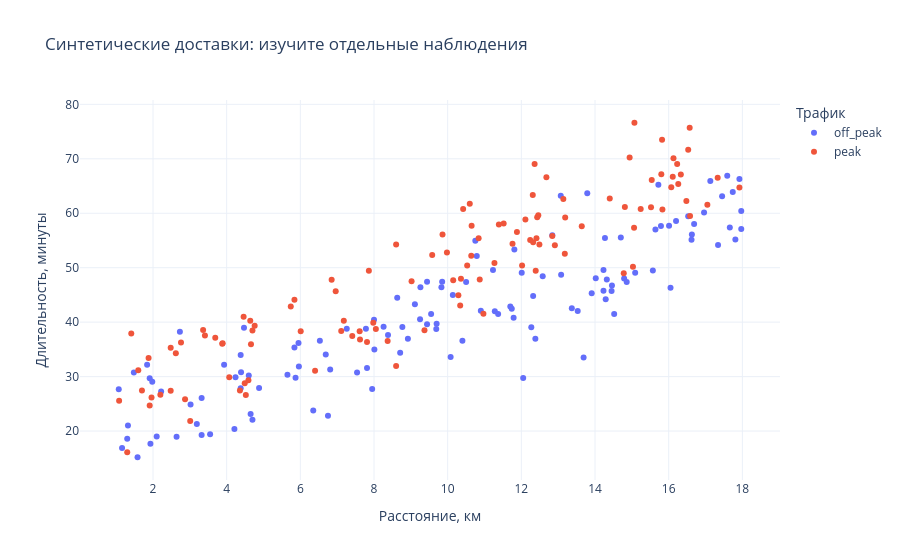

Here is the notebook cell this chart was saved with:
### Markdown cell above
## 4. Plotly: интерактивное исследование тех же данных

        Наведите курсор, чтобы увидеть ID, погоду и нагрузку. Легенда позволяет скрывать группы;
        двойной щелчок возвращает масштаб. Используем `plotly_mimetype`: данные и спецификация
        сохраняются в notebook, а JupyterLab/VS Code используют свой renderer.
        Статические графики выше остаются читаемыми в просмотрщиках без Plotly.

### Code cell
interactive = px.scatter(
    deliveries, x="distance_km", y="delivery_minutes", color="traffic",
    hover_data=["delivery_id", "weather", "batch_orders"],
    labels={"distance_km": "Расстояние, км", "delivery_minutes": "Длительность, минуты", "traffic": "Трафик"},
    title="Синтетические доставки: изучите отдельные наблюдения", template="plotly_white")
# Явный MIME renderer не подключает внешнюю CDN-библиотеку.
interactive.show(renderer="plotly_mimetype")
assert sum(len(trace.x) for trace in interactive.data) == len(deliveries)
